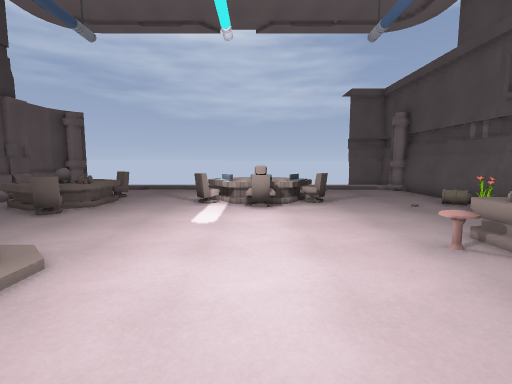
[1] (above)

15 first-person views from a walk through a Godot game level. The camera is 1.5 m above the floor, tilts 6° down and sees 85° across. The floor is counted in squares, 1 m on a side. Each view is taken from the middle of a square. On the plan, view 1 faces up. The plan holds only what a view shows up to about 14 squares ahead; the rest is blank. The place goes on beyond the plan. Characters and animated objects are left out. Some surface patterns are stand-ins.

[2]
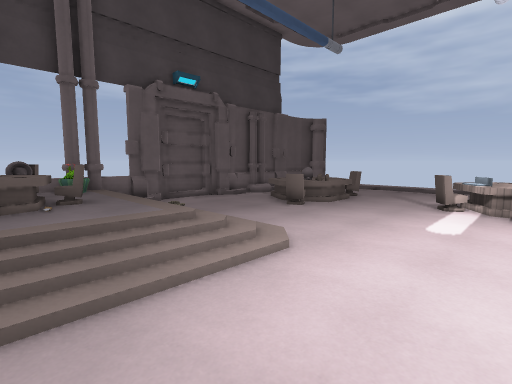

[3]
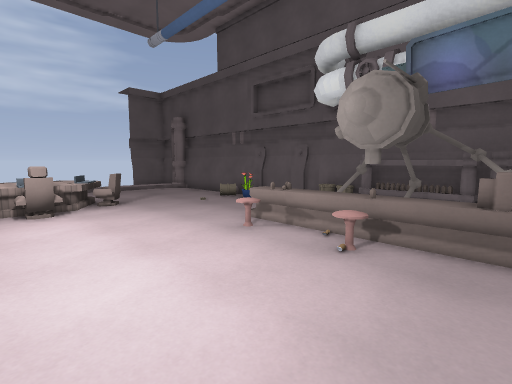

[4]
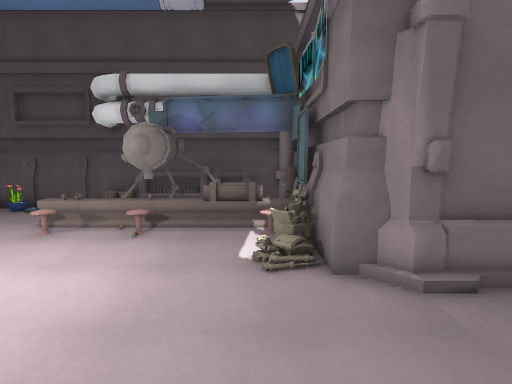

[5]
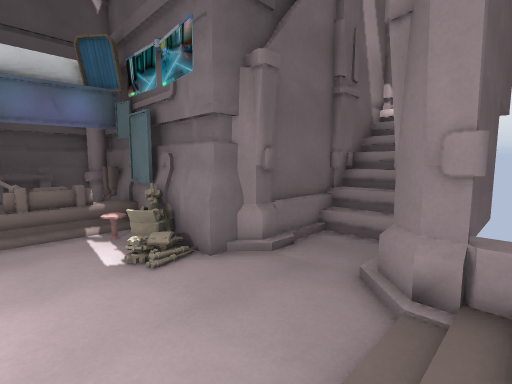

[6]
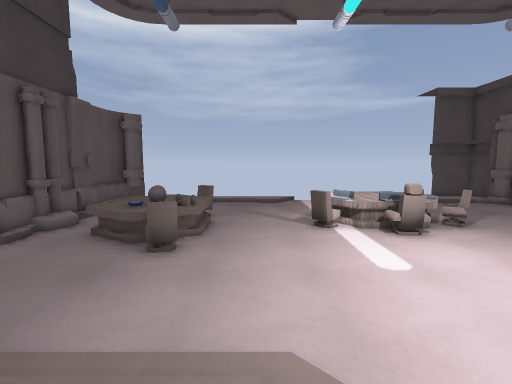

[7]
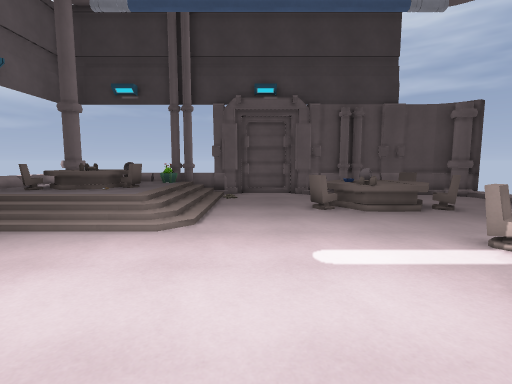

[8]
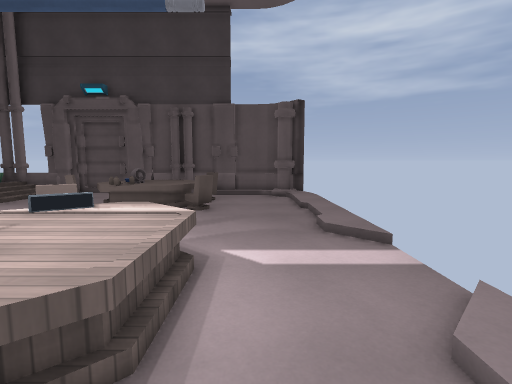

[9]
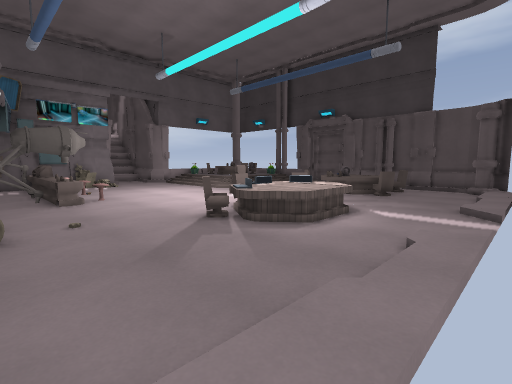

[10]
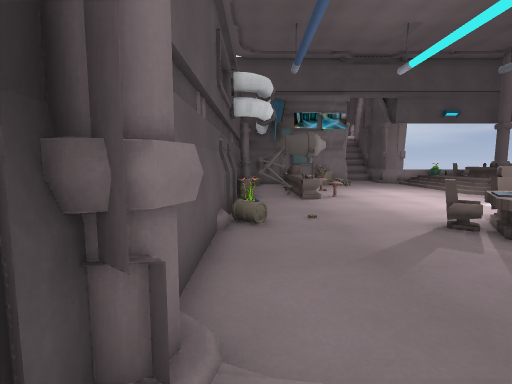

[11]
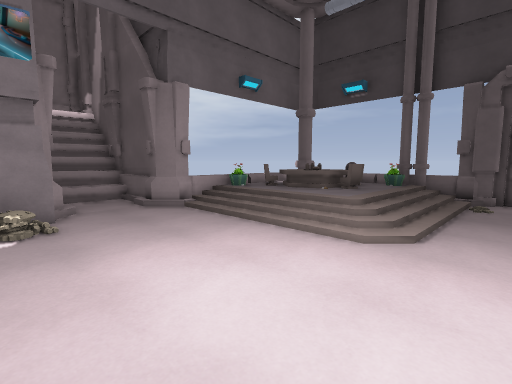

[12]
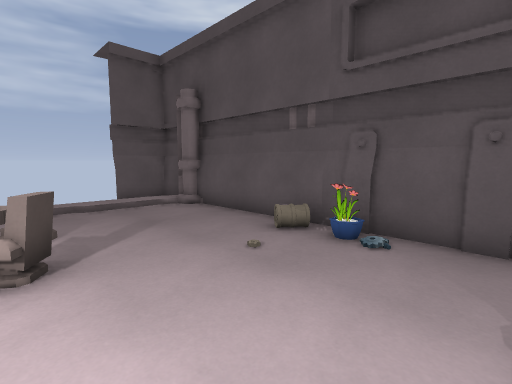

[13]
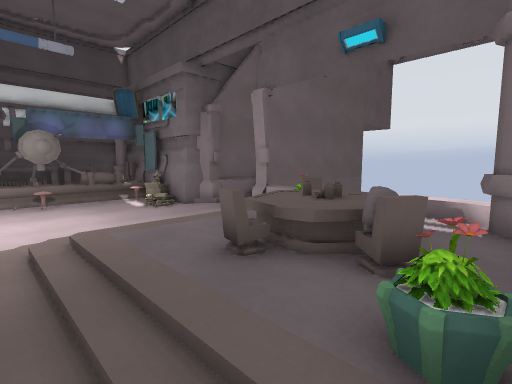

[14]
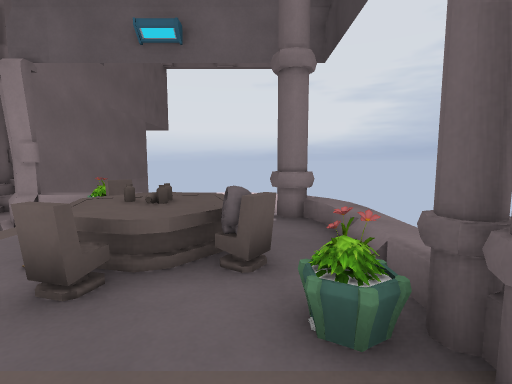

[15]
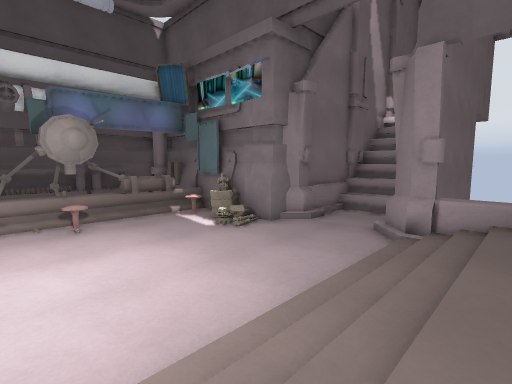

### Floor plan
Key: @ floor where view 1 was taken; # wall or solid block; x gap in a wall; . main floor; : floor 0.25 m higher than the main floor; + floor 0.5 m higher than the main floor; / step, stairs or slope; = window, fence, low wall or low ledge; ^ raised ledge; v drop or lower ground; T table; P plant; A pot; B barrel; N bones; C cup; O other object.
Columns run from 11 left of view 1 to 8 right of it. Each row starts with its distance up from view 1.
 18                  ###
 17                   .#
 16  x:::::://.//::::::#
 15 ##/.............../#
 14 #/.................#
 13 #/........TTT......#
 12 #/.=^=...TTTTT.....#
 11 ##.^^^....TTT#.....#
 10 ##.^^O...=T=T#....=#
  9 #/.^O^............P#
  8 #/...=.............#
  7 #..................#
  6 #..................#
  5 #//............^^.B#
  4 #////////.......N..#
  3 ##///////.......^..#
  2 #A++=++//......NN. #
  1  +=^^++//.......^. #
  0  +^^C++//..@....N. #
 -1  ++^^=+//......^N.##
 -2  #+++=///...####^###
 -3   /////##/./######
 -4         #/./#
 -5         #/./#
 -6         #///#
 -7         #///#
 -8         #^^^#
 -9         #v v#
-10         #  v

Where each view was taken, in squares from view 1:
view 1: 0 up, 0 right, facing up
view 2: 0 up, 0 right, facing up-left
view 3: 0 up, 1 left, facing up-right
view 4: 1 down, 4 left, facing right
view 5: 1 up, 4 left, facing down-right
view 6: 2 up, 4 left, facing up
view 7: 6 up, 3 right, facing left
view 8: 14 up, 3 right, facing left
view 9: 17 up, 7 right, facing down-left
view 10: 17 up, 7 right, facing down
view 11: 6 up, 2 right, facing down-left
view 12: 6 up, 2 right, facing up-right
view 13: 4 up, 10 left, facing down-right
view 14: 4 up, 9 left, facing down
view 15: 4 up, 5 left, facing down-right
